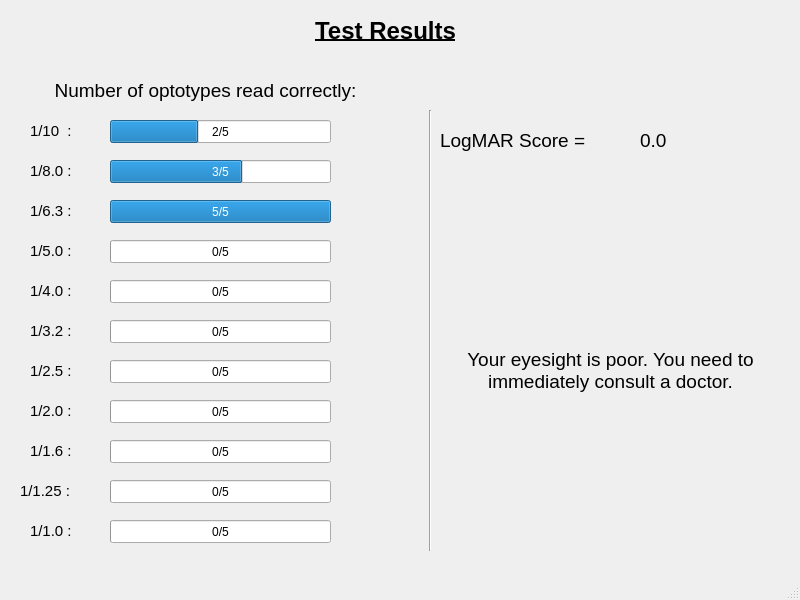
<?xml version="1.0" encoding="UTF-8"?>
<ui version="4.0">
 <class>MainWindow</class>
 <widget class="QMainWindow" name="MainWindow">
  <property name="geometry">
   <rect>
    <x>0</x>
    <y>0</y>
    <width>800</width>
    <height>600</height>
   </rect>
  </property>
  <property name="windowTitle">
   <string>DrishtiCon</string>
  </property>
  <property name="styleSheet">
   <string notr="true"/>
  </property>
  <widget class="QWidget" name="centralwidget">
   <widget class="QLabel" name="label">
    <property name="geometry">
     <rect>
      <x>280</x>
      <y>0</y>
      <width>211</width>
      <height>61</height>
     </rect>
    </property>
    <property name="font">
     <font>
      <family>Microsoft Sans Serif</family>
      <pointsize>18</pointsize>
      <weight>75</weight>
      <bold>true</bold>
      <underline>true</underline>
     </font>
    </property>
    <property name="text">
     <string>Test Results</string>
    </property>
    <property name="alignment">
     <set>Qt::AlignCenter</set>
    </property>
   </widget>
   <widget class="QLabel" name="label_2">
    <property name="geometry">
     <rect>
      <x>10</x>
      <y>70</y>
      <width>391</width>
      <height>41</height>
     </rect>
    </property>
    <property name="font">
     <font>
      <family>MS Sans Serif</family>
      <pointsize>14</pointsize>
     </font>
    </property>
    <property name="text">
     <string>Number of optotypes read correctly:</string>
    </property>
    <property name="alignment">
     <set>Qt::AlignCenter</set>
    </property>
   </widget>
   <widget class="Line" name="line">
    <property name="geometry">
     <rect>
      <x>410</x>
      <y>110</y>
      <width>41</width>
      <height>441</height>
     </rect>
    </property>
    <property name="orientation">
     <enum>Qt::Vertical</enum>
    </property>
   </widget>
   <widget class="QLabel" name="label_3">
    <property name="geometry">
     <rect>
      <x>30</x>
      <y>110</y>
      <width>111</width>
      <height>41</height>
     </rect>
    </property>
    <property name="font">
     <font>
      <family>MS Sans Serif</family>
      <pointsize>11</pointsize>
     </font>
    </property>
    <property name="text">
     <string>1/10  :</string>
    </property>
    <property name="alignment">
     <set>Qt::AlignLeading|Qt::AlignLeft|Qt::AlignVCenter</set>
    </property>
   </widget>
   <widget class="QLabel" name="label_4">
    <property name="geometry">
     <rect>
      <x>30</x>
      <y>150</y>
      <width>111</width>
      <height>41</height>
     </rect>
    </property>
    <property name="font">
     <font>
      <family>MS Sans Serif</family>
      <pointsize>11</pointsize>
     </font>
    </property>
    <property name="text">
     <string>1/8.0 :</string>
    </property>
    <property name="alignment">
     <set>Qt::AlignLeading|Qt::AlignLeft|Qt::AlignVCenter</set>
    </property>
   </widget>
   <widget class="QLabel" name="label_5">
    <property name="geometry">
     <rect>
      <x>30</x>
      <y>190</y>
      <width>111</width>
      <height>41</height>
     </rect>
    </property>
    <property name="font">
     <font>
      <family>MS Sans Serif</family>
      <pointsize>11</pointsize>
     </font>
    </property>
    <property name="text">
     <string>1/6.3 :</string>
    </property>
    <property name="alignment">
     <set>Qt::AlignLeading|Qt::AlignLeft|Qt::AlignVCenter</set>
    </property>
   </widget>
   <widget class="QLabel" name="label_6">
    <property name="geometry">
     <rect>
      <x>30</x>
      <y>230</y>
      <width>111</width>
      <height>41</height>
     </rect>
    </property>
    <property name="font">
     <font>
      <family>MS Sans Serif</family>
      <pointsize>11</pointsize>
     </font>
    </property>
    <property name="text">
     <string>1/5.0 :</string>
    </property>
    <property name="alignment">
     <set>Qt::AlignLeading|Qt::AlignLeft|Qt::AlignVCenter</set>
    </property>
   </widget>
   <widget class="QLabel" name="label_7">
    <property name="geometry">
     <rect>
      <x>30</x>
      <y>270</y>
      <width>111</width>
      <height>41</height>
     </rect>
    </property>
    <property name="font">
     <font>
      <family>MS Sans Serif</family>
      <pointsize>11</pointsize>
     </font>
    </property>
    <property name="text">
     <string>1/4.0 :</string>
    </property>
    <property name="alignment">
     <set>Qt::AlignLeading|Qt::AlignLeft|Qt::AlignVCenter</set>
    </property>
   </widget>
   <widget class="QLabel" name="label_8">
    <property name="geometry">
     <rect>
      <x>30</x>
      <y>310</y>
      <width>111</width>
      <height>41</height>
     </rect>
    </property>
    <property name="font">
     <font>
      <family>MS Sans Serif</family>
      <pointsize>11</pointsize>
     </font>
    </property>
    <property name="text">
     <string>1/3.2 :</string>
    </property>
    <property name="alignment">
     <set>Qt::AlignLeading|Qt::AlignLeft|Qt::AlignVCenter</set>
    </property>
   </widget>
   <widget class="QLabel" name="label_9">
    <property name="geometry">
     <rect>
      <x>30</x>
      <y>350</y>
      <width>111</width>
      <height>41</height>
     </rect>
    </property>
    <property name="font">
     <font>
      <family>MS Sans Serif</family>
      <pointsize>11</pointsize>
     </font>
    </property>
    <property name="text">
     <string>1/2.5 :</string>
    </property>
    <property name="alignment">
     <set>Qt::AlignLeading|Qt::AlignLeft|Qt::AlignVCenter</set>
    </property>
   </widget>
   <widget class="QLabel" name="label_10">
    <property name="geometry">
     <rect>
      <x>30</x>
      <y>390</y>
      <width>111</width>
      <height>41</height>
     </rect>
    </property>
    <property name="font">
     <font>
      <family>MS Sans Serif</family>
      <pointsize>11</pointsize>
     </font>
    </property>
    <property name="text">
     <string>1/2.0 :</string>
    </property>
    <property name="alignment">
     <set>Qt::AlignLeading|Qt::AlignLeft|Qt::AlignVCenter</set>
    </property>
   </widget>
   <widget class="QLabel" name="label_11">
    <property name="geometry">
     <rect>
      <x>30</x>
      <y>430</y>
      <width>111</width>
      <height>41</height>
     </rect>
    </property>
    <property name="font">
     <font>
      <family>MS Sans Serif</family>
      <pointsize>11</pointsize>
     </font>
    </property>
    <property name="text">
     <string>1/1.6 :</string>
    </property>
    <property name="alignment">
     <set>Qt::AlignLeading|Qt::AlignLeft|Qt::AlignVCenter</set>
    </property>
   </widget>
   <widget class="QLabel" name="label_12">
    <property name="geometry">
     <rect>
      <x>20</x>
      <y>470</y>
      <width>111</width>
      <height>41</height>
     </rect>
    </property>
    <property name="font">
     <font>
      <family>MS Sans Serif</family>
      <pointsize>11</pointsize>
     </font>
    </property>
    <property name="text">
     <string>1/1.25 :</string>
    </property>
    <property name="alignment">
     <set>Qt::AlignLeading|Qt::AlignLeft|Qt::AlignVCenter</set>
    </property>
   </widget>
   <widget class="QLabel" name="label_13">
    <property name="geometry">
     <rect>
      <x>30</x>
      <y>510</y>
      <width>111</width>
      <height>41</height>
     </rect>
    </property>
    <property name="font">
     <font>
      <family>MS Sans Serif</family>
      <pointsize>11</pointsize>
     </font>
    </property>
    <property name="text">
     <string>1/1.0 :</string>
    </property>
    <property name="alignment">
     <set>Qt::AlignLeading|Qt::AlignLeft|Qt::AlignVCenter</set>
    </property>
   </widget>
   <widget class="QProgressBar" name="progressBar">
    <property name="geometry">
     <rect>
      <x>110</x>
      <y>120</y>
      <width>221</width>
      <height>23</height>
     </rect>
    </property>
    <property name="styleSheet">
     <string notr="true"/>
    </property>
    <property name="maximum">
     <number>5</number>
    </property>
    <property name="value">
     <number>2</number>
    </property>
    <property name="textVisible">
     <bool>true</bool>
    </property>
    <property name="orientation">
     <enum>Qt::Horizontal</enum>
    </property>
    <property name="invertedAppearance">
     <bool>false</bool>
    </property>
    <property name="format">
     <string>%v/%m</string>
    </property>
   </widget>
   <widget class="QProgressBar" name="progressBar_2">
    <property name="geometry">
     <rect>
      <x>110</x>
      <y>160</y>
      <width>221</width>
      <height>23</height>
     </rect>
    </property>
    <property name="maximum">
     <number>5</number>
    </property>
    <property name="value">
     <number>3</number>
    </property>
    <property name="textVisible">
     <bool>true</bool>
    </property>
    <property name="orientation">
     <enum>Qt::Horizontal</enum>
    </property>
    <property name="invertedAppearance">
     <bool>false</bool>
    </property>
    <property name="format">
     <string>%v/%m</string>
    </property>
   </widget>
   <widget class="QProgressBar" name="progressBar_3">
    <property name="geometry">
     <rect>
      <x>110</x>
      <y>200</y>
      <width>221</width>
      <height>23</height>
     </rect>
    </property>
    <property name="maximum">
     <number>5</number>
    </property>
    <property name="value">
     <number>5</number>
    </property>
    <property name="textVisible">
     <bool>true</bool>
    </property>
    <property name="orientation">
     <enum>Qt::Horizontal</enum>
    </property>
    <property name="invertedAppearance">
     <bool>false</bool>
    </property>
    <property name="format">
     <string>%v/%m</string>
    </property>
   </widget>
   <widget class="QProgressBar" name="progressBar_4">
    <property name="geometry">
     <rect>
      <x>110</x>
      <y>240</y>
      <width>221</width>
      <height>23</height>
     </rect>
    </property>
    <property name="styleSheet">
     <string notr="true"/>
    </property>
    <property name="maximum">
     <number>5</number>
    </property>
    <property name="value">
     <number>0</number>
    </property>
    <property name="textVisible">
     <bool>true</bool>
    </property>
    <property name="orientation">
     <enum>Qt::Horizontal</enum>
    </property>
    <property name="invertedAppearance">
     <bool>false</bool>
    </property>
    <property name="format">
     <string>%v/%m</string>
    </property>
   </widget>
   <widget class="QProgressBar" name="progressBar_5">
    <property name="geometry">
     <rect>
      <x>110</x>
      <y>280</y>
      <width>221</width>
      <height>23</height>
     </rect>
    </property>
    <property name="styleSheet">
     <string notr="true"/>
    </property>
    <property name="maximum">
     <number>5</number>
    </property>
    <property name="value">
     <number>0</number>
    </property>
    <property name="textVisible">
     <bool>true</bool>
    </property>
    <property name="orientation">
     <enum>Qt::Horizontal</enum>
    </property>
    <property name="invertedAppearance">
     <bool>false</bool>
    </property>
    <property name="format">
     <string>%v/%m</string>
    </property>
   </widget>
   <widget class="QProgressBar" name="progressBar_6">
    <property name="geometry">
     <rect>
      <x>110</x>
      <y>320</y>
      <width>221</width>
      <height>23</height>
     </rect>
    </property>
    <property name="styleSheet">
     <string notr="true"/>
    </property>
    <property name="maximum">
     <number>5</number>
    </property>
    <property name="value">
     <number>0</number>
    </property>
    <property name="textVisible">
     <bool>true</bool>
    </property>
    <property name="orientation">
     <enum>Qt::Horizontal</enum>
    </property>
    <property name="invertedAppearance">
     <bool>false</bool>
    </property>
    <property name="format">
     <string>%v/%m</string>
    </property>
   </widget>
   <widget class="QProgressBar" name="progressBar_7">
    <property name="geometry">
     <rect>
      <x>110</x>
      <y>360</y>
      <width>221</width>
      <height>23</height>
     </rect>
    </property>
    <property name="styleSheet">
     <string notr="true"/>
    </property>
    <property name="maximum">
     <number>5</number>
    </property>
    <property name="value">
     <number>0</number>
    </property>
    <property name="textVisible">
     <bool>true</bool>
    </property>
    <property name="orientation">
     <enum>Qt::Horizontal</enum>
    </property>
    <property name="invertedAppearance">
     <bool>false</bool>
    </property>
    <property name="format">
     <string>%v/%m</string>
    </property>
   </widget>
   <widget class="QProgressBar" name="progressBar_8">
    <property name="geometry">
     <rect>
      <x>110</x>
      <y>400</y>
      <width>221</width>
      <height>23</height>
     </rect>
    </property>
    <property name="styleSheet">
     <string notr="true"/>
    </property>
    <property name="maximum">
     <number>5</number>
    </property>
    <property name="value">
     <number>0</number>
    </property>
    <property name="textVisible">
     <bool>true</bool>
    </property>
    <property name="orientation">
     <enum>Qt::Horizontal</enum>
    </property>
    <property name="invertedAppearance">
     <bool>false</bool>
    </property>
    <property name="format">
     <string>%v/%m</string>
    </property>
   </widget>
   <widget class="QProgressBar" name="progressBar_9">
    <property name="geometry">
     <rect>
      <x>110</x>
      <y>440</y>
      <width>221</width>
      <height>23</height>
     </rect>
    </property>
    <property name="styleSheet">
     <string notr="true"/>
    </property>
    <property name="maximum">
     <number>5</number>
    </property>
    <property name="value">
     <number>0</number>
    </property>
    <property name="textVisible">
     <bool>true</bool>
    </property>
    <property name="orientation">
     <enum>Qt::Horizontal</enum>
    </property>
    <property name="invertedAppearance">
     <bool>false</bool>
    </property>
    <property name="format">
     <string>%v/%m</string>
    </property>
   </widget>
   <widget class="QProgressBar" name="progressBar_10">
    <property name="geometry">
     <rect>
      <x>110</x>
      <y>480</y>
      <width>221</width>
      <height>23</height>
     </rect>
    </property>
    <property name="styleSheet">
     <string notr="true"/>
    </property>
    <property name="maximum">
     <number>5</number>
    </property>
    <property name="value">
     <number>0</number>
    </property>
    <property name="textVisible">
     <bool>true</bool>
    </property>
    <property name="orientation">
     <enum>Qt::Horizontal</enum>
    </property>
    <property name="invertedAppearance">
     <bool>false</bool>
    </property>
    <property name="format">
     <string>%v/%m</string>
    </property>
   </widget>
   <widget class="QProgressBar" name="progressBar_11">
    <property name="geometry">
     <rect>
      <x>110</x>
      <y>520</y>
      <width>221</width>
      <height>23</height>
     </rect>
    </property>
    <property name="styleSheet">
     <string notr="true"/>
    </property>
    <property name="maximum">
     <number>5</number>
    </property>
    <property name="value">
     <number>0</number>
    </property>
    <property name="textVisible">
     <bool>true</bool>
    </property>
    <property name="orientation">
     <enum>Qt::Horizontal</enum>
    </property>
    <property name="invertedAppearance">
     <bool>false</bool>
    </property>
    <property name="format">
     <string>%v/%m</string>
    </property>
   </widget>
   <widget class="QLabel" name="label_14">
    <property name="geometry">
     <rect>
      <x>440</x>
      <y>120</y>
      <width>191</width>
      <height>41</height>
     </rect>
    </property>
    <property name="font">
     <font>
      <family>MS Sans Serif</family>
      <pointsize>14</pointsize>
     </font>
    </property>
    <property name="text">
     <string>LogMAR Score = </string>
    </property>
    <property name="alignment">
     <set>Qt::AlignLeading|Qt::AlignLeft|Qt::AlignVCenter</set>
    </property>
   </widget>
   <widget class="QLabel" name="mar_label">
    <property name="geometry">
     <rect>
      <x>640</x>
      <y>120</y>
      <width>131</width>
      <height>41</height>
     </rect>
    </property>
    <property name="font">
     <font>
      <family>MS Sans Serif</family>
      <pointsize>14</pointsize>
     </font>
    </property>
    <property name="text">
     <string>0.0</string>
    </property>
    <property name="alignment">
     <set>Qt::AlignLeading|Qt::AlignLeft|Qt::AlignVCenter</set>
    </property>
   </widget>
<!--   <widget class="QLabel" name="label_15">-->
<!--    <property name="geometry">-->
<!--     <rect>-->
<!--      <x>440</x>-->
<!--      <y>410</y>-->
<!--      <width>101</width>-->
<!--      <height>41</height>-->
<!--     </rect>-->
<!--    </property>-->
<!--    <property name="font">-->
<!--     <font>-->
<!--      <family>MS Sans Serif</family>-->
<!--      <pointsize>11</pointsize>-->
<!--     </font>-->
<!--    </property>-->
<!--    <property name="text">-->
<!--     <string>Test Name: </string>-->
<!--    </property>-->
<!--    <property name="alignment">-->
<!--     <set>Qt::AlignLeading|Qt::AlignLeft|Qt::AlignVCenter</set>-->
<!--    </property>-->
<!--   </widget>-->
<!--   <widget class="QLineEdit" name="test_name">-->
<!--    <property name="geometry">-->
<!--     <rect>-->
<!--      <x>550</x>-->
<!--      <y>420</y>-->
<!--      <width>231</width>-->
<!--      <height>31</height>-->
<!--     </rect>-->
<!--    </property>-->
<!--    <property name="font">-->
<!--     <font>-->
<!--      <family>MS Sans Serif</family>-->
<!--      <pointsize>11</pointsize>-->
<!--     </font>-->
<!--    </property>-->
<!--    <property name="text">-->
<!--     <string/>-->
<!--    </property>-->
<!--    <property name="echoMode">-->
<!--     <enum>QLineEdit::Normal</enum>-->
<!--    </property>-->
<!--   </widget>-->
<!--   <widget class="QPushButton" name="btnSave">-->
<!--    <property name="geometry">-->
<!--     <rect>-->
<!--      <x>560</x>-->
<!--      <y>480</y>-->
<!--      <width>121</width>-->
<!--      <height>41</height>-->
<!--     </rect>-->
<!--    </property>-->
<!--    <property name="font">-->
<!--     <font>-->
<!--      <pointsize>11</pointsize>-->
<!--     </font>-->
<!--    </property>-->
<!--    <property name="cursor">-->
<!--     <cursorShape>PointingHandCursor</cursorShape>-->
<!--    </property>-->
<!--    <property name="text">-->
<!--     <string>Save</string>-->
<!--    </property>-->
<!--   </widget>-->


<!--   <widget class="Line" name="line_2">-->
<!--    <property name="geometry">-->
<!--     <rect>-->
<!--      <x>440</x>-->
<!--      <y>370</y>-->
<!--      <width>351</width>-->
<!--      <height>31</height>-->
<!--     </rect>-->
<!--    </property>-->
<!--    <property name="orientation">-->
<!--     <enum>Qt::Horizontal</enum>-->
<!--    </property>-->
<!--   </widget>-->
   <widget class="QLabel" name="status">
    <property name="geometry">
     <rect>
      <x>460</x>
      <y>70</y>
      <width>301</width>
      <height>600</height>
     </rect>
    </property>
    <property name="font">
     <font>
      <family>Microsoft Sans Serif</family>
      <pointsize>14</pointsize>
     </font>
    </property>
    <property name="styleSheet">
     <string notr="true"/>
    </property>
    <property name="text">
     <string>Your eyesight is poor. You need to immediately consult a doctor.</string>
    </property>
    <property name="alignment">
     <set>Qt::AlignCenter</set>
    </property>
    <property name="wordWrap">
     <bool>true</bool>
    </property>
   </widget>
  </widget>
  <widget class="QMenuBar" name="menubar">
   <property name="geometry">
    <rect>
     <x>0</x>
     <y>0</y>
     <width>800</width>
     <height>260</height>
    </rect>
   </property>
  </widget>
  <widget class="QStatusBar" name="statusbar"/>
 </widget>
 
 <resources/>
 <connections/>
</ui>
